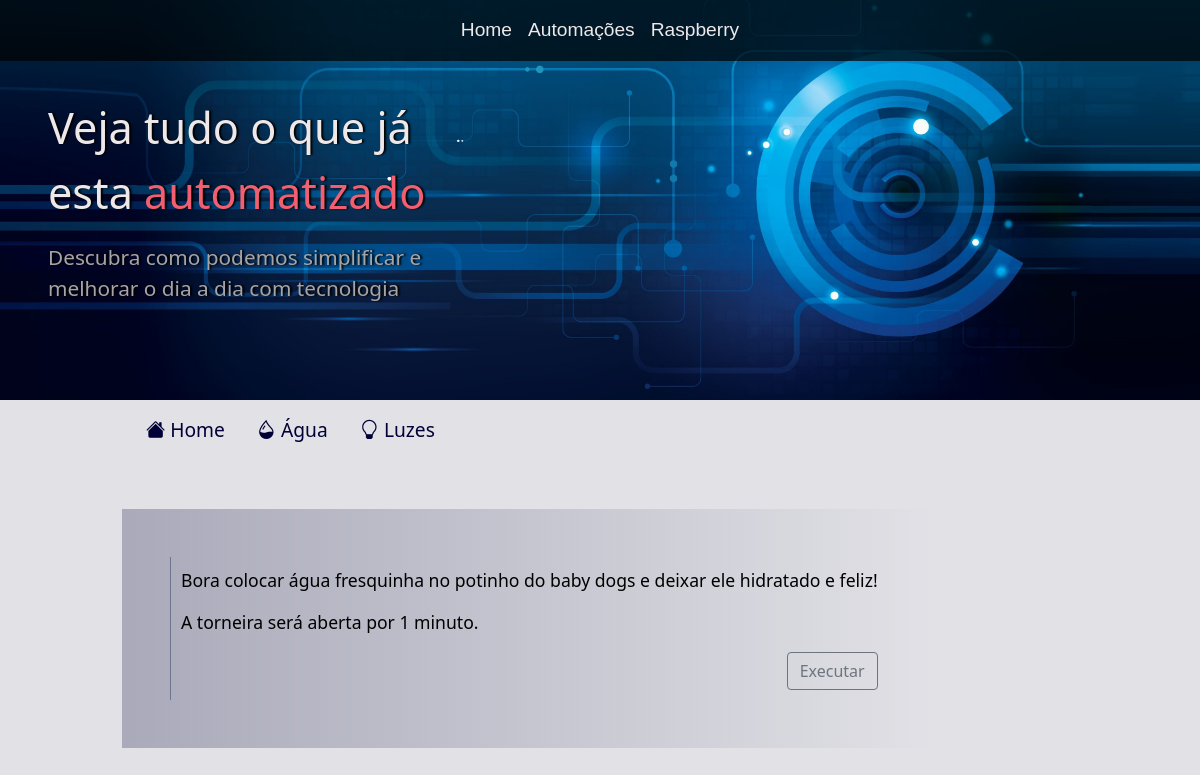
/automation/water, run on the app's committed database.
### automation/models.py (models this page shows)
class Banner(models.Model):
    title = models.CharField(max_length=150)
    title_highlight = models.CharField(max_length=150, blank=True)
    title_finish = models.CharField(max_length=150, blank=True)
    subtitle = models.CharField(max_length=150)
    is_active = models.BooleanField(default=False)
    objects = ActiveManager()

class SubNav(models.Model):
    title = models.CharField(max_length=65)
    url = models.CharField(max_length=65)
    icon = models.CharField(max_length=40)
    is_active = models.BooleanField(default=False)
    objects = ActiveManager()

class SubNavContent(models.Model):
    title = models.CharField(max_length=65)
    content = models.TextField()
    subcontent = models.TextField()
    function_button = models.CharField(max_length=65, blank=True)
    is_active = models.BooleanField(default=False)
    objects = ActiveManager()

### automation/views.py (the view)
# urls.py: path('water', views.water, name='water'),
def water(request):
    page = 'Água'
    context = {
        'banner': banner(),
        'tabs': subnav(),
        'content':  {
            'info': subnav_content(page),
        },
        'is_home': False,
        'additional_js': True,
    }
    return render(request, 'automation/pages/home.html', context)

### automation/models.py (called while the page is built)
    def get_active(self):
        return self.filter(
            is_active=True
        )

### automation/views.py (called while the page is built)
def banner():
    banner = Banner.objects.get_active().first()
    return {
        'title': banner.title,
        'title_highlight': banner.title_highlight,
        'title_finish': banner.title_finish,
        'subtitle': banner.subtitle,
    }

def subnav():
    info_db = SubNav.objects.get_active().all()
    subnav = {}
    for nav in info_db:
        subnav.update({
            nav.title: {
                'title': nav.title,
                'url': nav.url,
                'icon': nav.icon
            }
        })
    return subnav

def subnav_content(subnav_page):
    contents_page = SubNavContent.objects.get_active().filter(title=subnav_page)
    info = {}
    for content in contents_page:
        info.update({
            content.id: {
                'content': content.content,
                'subcontent': content.subcontent,
                'button': content.function_button,
            }
        })
    return info

### automation/templates/automation/pages/home.html (shortened to what this page needs)
{% extends 'global/base.html' %}
{% block content %}
    <article>
        <section class="banner-sections automation">
            <div class="banner-content p-5 col-md-5 mt-3">
                <p class='banner-title'>
                    {{ banner.title }}
                    <span class='banner-title-highlight'>{{ banner.title_highlight }}</span>
                </p>
                <p class='banner-subtitle'>
                    {{ banner.subtitle }}
                </p>
            </div>
        </section>
        <section class="container-fluid text-center banner-cards">
            <div class="row col-md-10 offset-md-1">
                {% if is_home %}
                    <div class="col-md-8 mb-1 text-center banner-cards-cancel">
                {% else %}
                    <div class="col-md-12 mb-1 text-center banner-cards-cancel">
                {% endif %}
                    <div class="text-center">
                        <ul class="nav nav-tabs-custom p-2">
                            {% for key, value in tabs.items %}
                            <li class="nav-item">
                                <a class="nav-link" href="{% url value.url %}"><i class="bi {{value.icon}}"></i> {{ value.title }} </a>
                            </li>
                            {% endfor %}
                        </ul>
                    </div>
                    <div class="row col-12 mt-5">
                        {% for paragraph, paragraph_value in content.info.items %}
                            <div class="content-home mb-2">
                                <div class="p-5 nav-content">
                                    <div class="nav-content-txt">
                                        <p class="card-text">{{ paragraph_value.content }}</p>
                                        <div class="row">
                                            <p class="d-flex">
                                                {{ paragraph_value.subcontent }}
                                            </p>
                                            {% if paragraph_value.button %}
                                                <div class="d-flex flex-row-reverse">
                                                    <button type="button" class="btn btn-outline-secondary" id="{{ paragraph_value.button }}" data-bs-toggle="modal"
                                                    data-bs-target="#Modal"> Executar </button>
                                                </div>
                                            {% endif %}
                                        </div>
                                    </div>
                                </div>
                            </div>
                        {% endfor %}
                    </div>
                </div>
            </div>
        </section>
    </article>
{% endblock content %}
{% block js %}
    {% if additional_js %}
        {% load static %}
    {% endif %}
{% endblock js %}

### base_static/global/css/style.css (style rules this page uses)
:root { --nav-color: #eee8e8; --nav-color-hover : #c6a797; --banner-title-color: #eee8e8; --banner-subtitle-color: #a7a4a4; --banner-title-hl : #f15f70; --banner-btn : #e38aa7; --banner-btn-hover : #f1384d; --banner-btn-rainbow-one: #ed6ea0; --banner-btn-rainbow-two: #f85591; --banner-btn-rainbow-three: #0cb7f2; --shadow-black: #000; --titles: rgb(0,0,54); }
body { background: rgb(225,225,230) !important; }
.banner-sections { display: flex; width: 100%; z-index: -1; }
.banner-content { display: flex; flex-direction: column; justify-content: center; z-index: 1; }
.banner-title { font-size: 2.7rem; color: var(--banner-title-color); text-shadow: var(--shadow-black) 0.125rem 0 0.125rem; }
.banner-title-highlight { color: var(--banner-title-hl); }
.banner-subtitle { font-size: 1.3rem; color: var(--banner-subtitle-color); text-shadow: var(--shadow-black) 0.125rem 0 0.125rem !important; }
.banner-cards { margin-top: -5rem; }
.banner-cards-cancel { margin-top: 5rem !important; }
.automation { background: url("/static/global/img/automation.jpg"); background-position: center; background-repeat: no-repeat; -webkit-background-size: cover; -moz-background-size: cover; -o-background-size: cover; background-size: cover; z-index: -1; min-height: 50vh; }
.nav-tabs-custom { font-size: 1.2rem; }
.nav-tabs-custom > li > a { text-decoration: none; color: var(--titles)!important; }
.content-home { display: flex; z-index: 1; }
.nav-content { min-width: 50%; background-image: linear-gradient(to right, rgba(114,115,142, 0.5), rgba(225,225,230,1)); color: #000; }
.nav-content-txt { text-align: start; font-size: 1.1rem; border-left: rgba(114,115,142) solid 1px; padding: 10px; }

### data on the page
Banner: title "Veja tudo o que já esta", title_highlight "automatizado", subtitle "Descubra como podemos simplificar e melhorar o dia a dia com tecnologia"
SubNav: title "Home"
SubNav: title "Água"
SubNav: title "Luzes"
SubNavContent: content "Bora colocar água fresquinha no potinho do baby dogs e deixar ele hidratado e feliz!", subcontent "A torneira será aberta por 1 minuto."
